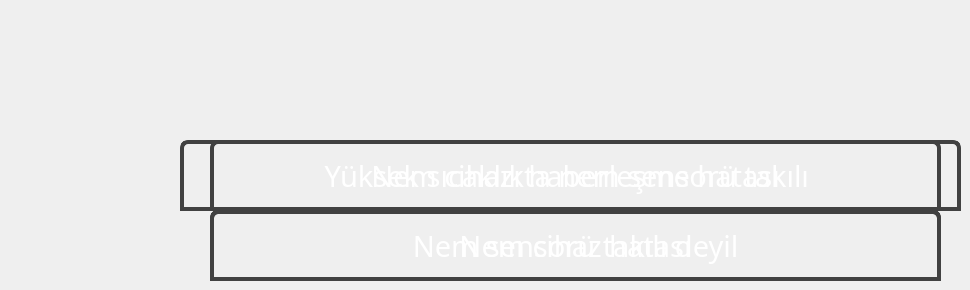
          <widget class="QWidget" name="humidtyFault">
           <widget class="QLabel" name="laFault51">
            <property name="geometry">
             <rect>
              <x>210</x>
              <y>140</y>
              <width>731</width>
              <height>71</height>
             </rect>
            </property>
            <property name="font">
             <font>
              <family>Arial Black</family>
              <pointsize>22</pointsize>
              <weight>10</weight>
              <italic>false</italic>
              <bold>false</bold>
             </font>
            </property>
            <property name="styleSheet">
             <string notr="true">background-color: qlineargradient(x1: 0, y1: 0, x2: 0, y2: 1,
                                stop: 0  rgb(125, 85, 0), stop: 0.4  rgb(255,100, 0),
                                stop: 0.5  rgb(255, 100, 0), stop: 1.0  rgb(125, 85,0 ));
font: 87 22pt &quot;Arial Black&quot;;
color: rgb(255, 255, 255);
border: 4px solid rgb(65, 65, 65);
    border-top-left-radius: 8px;
    border-top-right-radius: 8px;</string>
            </property>
            <property name="text">
             <string>Nem cihazı haberleşme hatası</string>
            </property>
            <property name="alignment">
             <set>Qt::AlignCenter</set>
            </property>
           </widget>
           <widget class="QLabel" name="laFault52">
            <property name="geometry">
             <rect>
              <x>210</x>
              <y>210</y>
              <width>731</width>
              <height>71</height>
             </rect>
            </property>
            <property name="font">
             <font>
              <family>Arial Black</family>
              <pointsize>22</pointsize>
              <weight>10</weight>
              <italic>false</italic>
              <bold>false</bold>
             </font>
            </property>
            <property name="styleSheet">
             <string notr="true">background-color: qlineargradient(x1: 0, y1: 0, x2: 0, y2: 1,
                                stop: 0  rgb(125, 85, 0), stop: 0.4  rgb(255,100, 0),
                                stop: 0.5  rgb(255, 100, 0), stop: 1.0  rgb(125, 85,0 ));
font: 87 22pt &quot;Arial Black&quot;;
color: rgb(255, 255, 255);
border: 4px solid rgb(65, 65, 65);
    border-top-left-radius: 8px;
    border-top-right-radius: 8px;</string>
            </property>
            <property name="text">
             <string>Nem sensorü takılı deyil</string>
            </property>
            <property name="alignment">
             <set>Qt::AlignCenter</set>
            </property>
           </widget>
           <widget class="QLabel" name="laFault53">
            <property name="geometry">
             <rect>
              <x>180</x>
              <y>140</y>
              <width>781</width>
              <height>71</height>
             </rect>
            </property>
            <property name="font">
             <font>
              <family>Arial Black</family>
              <pointsize>22</pointsize>
              <weight>10</weight>
              <italic>false</italic>
              <bold>false</bold>
             </font>
            </property>
            <property name="styleSheet">
             <string notr="true">background-color: qlineargradient(x1: 0, y1: 0, x2: 0, y2: 1,
                                stop: 0  rgb(125, 85, 0), stop: 0.4  rgb(255,100, 0),
                                stop: 0.5  rgb(255, 100, 0), stop: 1.0  rgb(125, 85,0 ));
font: 87 22pt &quot;Arial Black&quot;;
color: rgb(255, 255, 255);
border: 4px solid rgb(65, 65, 65);
    border-top-left-radius: 8px;
    border-top-right-radius: 8px;</string>
            </property>
            <property name="text">
             <string>Yüksek sıcaklıkta nem sensorü takılı </string>
            </property>
            <property name="alignment">
             <set>Qt::AlignCenter</set>
            </property>
           </widget>
           <widget class="QLabel" name="laFault54">
            <property name="geometry">
             <rect>
              <x>210</x>
              <y>210</y>
              <width>731</width>
              <height>71</height>
             </rect>
            </property>
            <property name="font">
             <font>
              <family>Arial Black</family>
              <pointsize>22</pointsize>
              <weight>10</weight>
              <italic>false</italic>
              <bold>false</bold>
             </font>
            </property>
            <property name="styleSheet">
             <string notr="true">background-color: qlineargradient(x1: 0, y1: 0, x2: 0, y2: 1,
                                stop: 0  rgb(125, 85, 0), stop: 0.4  rgb(255,100, 0),
                                stop: 0.5  rgb(255, 100, 0), stop: 1.0  rgb(125, 85,0 ));
font: 87 22pt &quot;Arial Black&quot;;
color: rgb(255, 255, 255);
border: 4px solid rgb(65, 65, 65);
    border-top-left-radius: 8px;
    border-top-right-radius: 8px;</string>
            </property>
            <property name="text">
             <string>Nem cihaz hatası</string>
            </property>
            <property name="alignment">
             <set>Qt::AlignCenter</set>
            </property>
           </widget>
          </widget>
